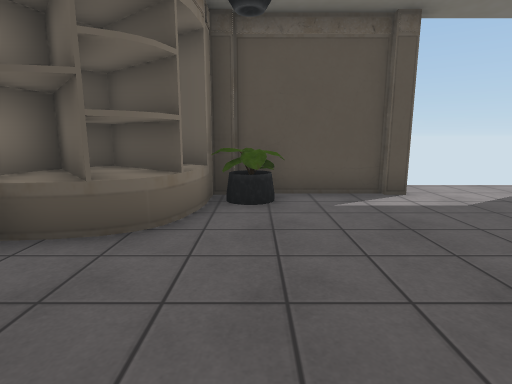
[1] (above)

12 first-person views from a walk through a 3-D level made in the Unity game engine. The camera is 1.3 m above the floor, tilts 10° down and sees 80° across. The floor is counted in squares, 1 m on a side. Each view is taken from the middle of a square. On the plan, view 1 faces up. The plan holds only what a view shows up to about 14 squares ahead; the rest is blank. The player character is not drawn. Door leaves are left out, so doorways stand open. Some surface patterns are stand-ins.

[2]
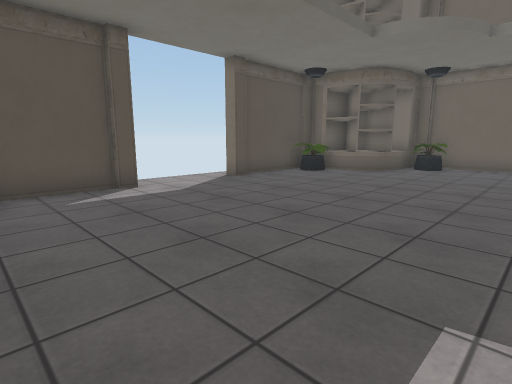

[3]
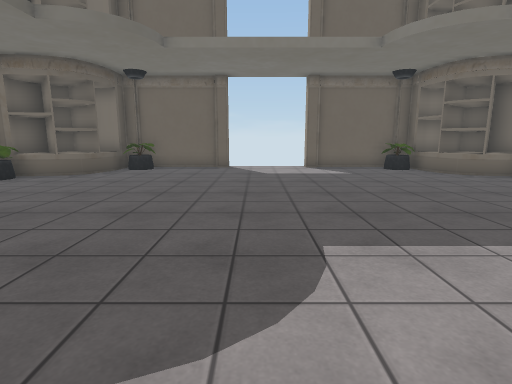

[4]
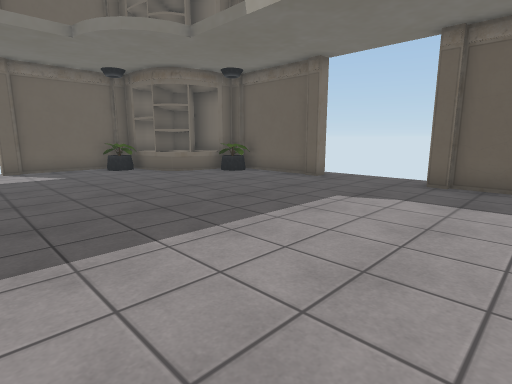

[5]
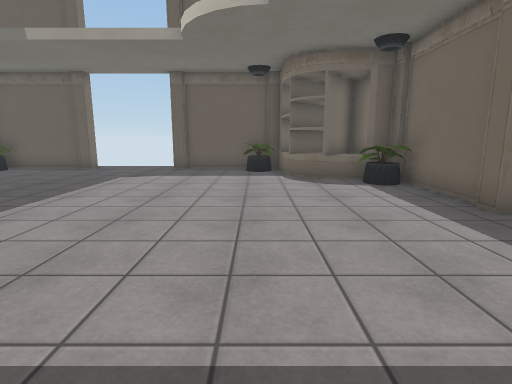

[6]
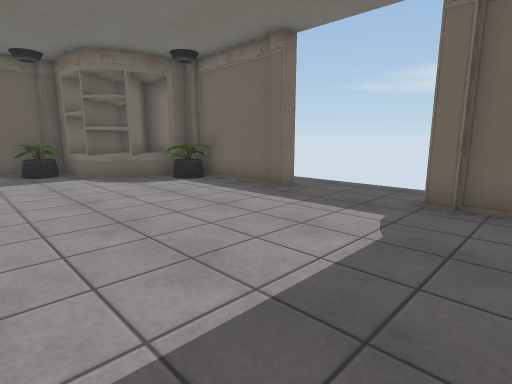

[7]
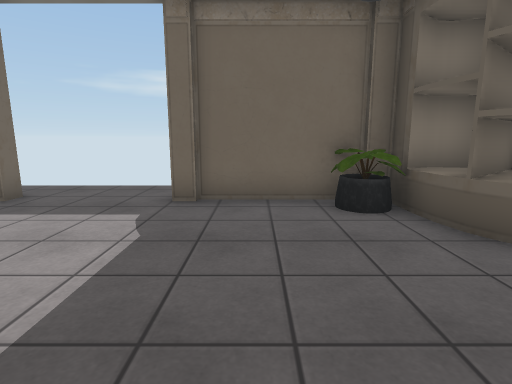

[8]
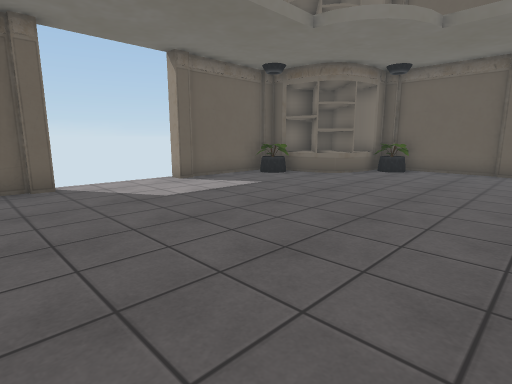

[9]
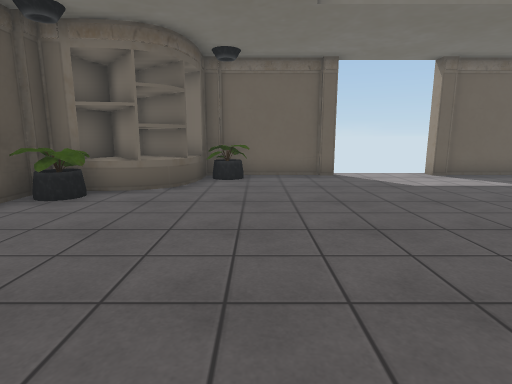

[10]
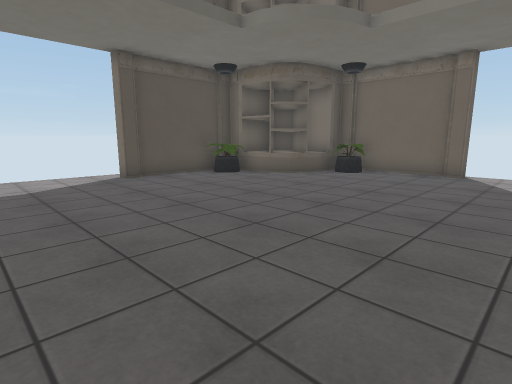

[11]
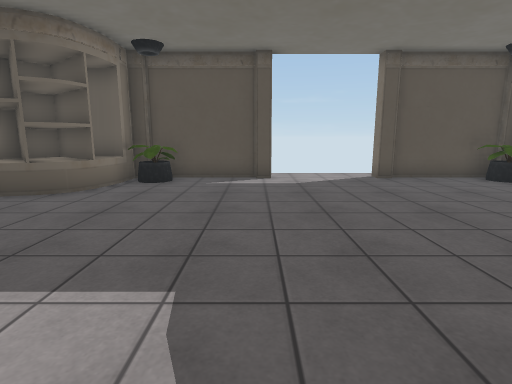

[12]
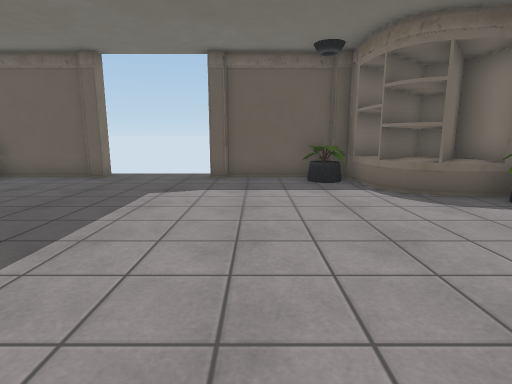

### Floor plan
Key: @ floor where view 1 was taken; # wall or solid block; . floor; D open door; ^ raised ledge; O other object.
Columns run from 6 left of view 1 to 15 right of it. Each row starts with its distance up from view 1.
  8           ....
  7     #O###ODDDO###O##
  6   ##^^O..........O^##
  5   ####............###
  4  OO^#.............####
  3  #OO................O#
  2  #...................#
  1  #...................#
  0  #....@..............#
 -1 .OO..................O
 -2 .DD..................D
 -3 .DD..................D
 -4 .OD..................O
 -5 .#O..................#
 -6  #...................#
 -7  #...................#
 -8  #OO................O#
 -9  OO^#.............##^O
-10   ####............###
-11   ##^O............^##
-12     #O###ODDDO###O##
-13           ....   O

Where each view was taken, in squares from view 1:
view 1: 0 up, 0 right, facing up
view 2: 1 down, 0 right, facing up-right
view 3: 2 down, 1 right, facing right
view 4: 3 down, 1 right, facing down-right
view 5: 1 up, 0 right, facing down
view 6: 1 up, 2 right, facing down-left
view 7: 1 up, 2 right, facing left
view 8: 1 up, 6 right, facing down-right
view 9: 2 up, 4 right, facing right
view 10: 3 down, 3 right, facing up-right
view 11: 3 down, 3 right, facing up
view 12: 2 down, 2 right, facing down
